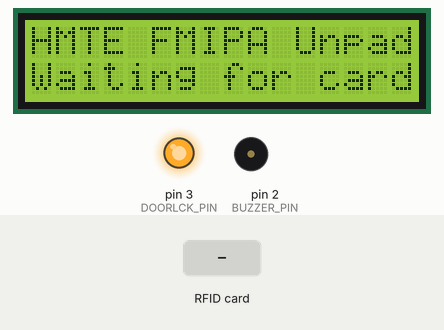
The sketch below on a simulated Arduino Uno, built with avr-gcc and run on an emulated ATmega328P. Shown: 16×2 character LCD, output pins drawn as LEDs (lit = HIGH), buzzer (waves = sounding, pin HIGH). The test bench sets the inputs (shaded band). Pins used as bus, display or sensor lines are not drawn; what the sketch prints to the serial monitor is not drawn.

Above: at 2.2 s.
2.3 s: RFID card 5E 7A 19 C4 held to the reader
At 2.42 s:
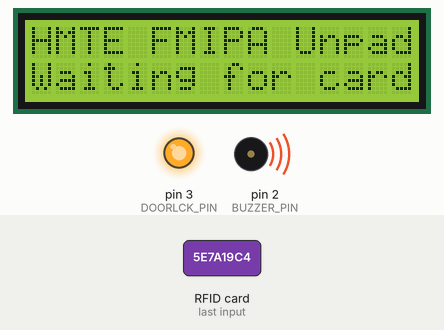
At 4.2 s:
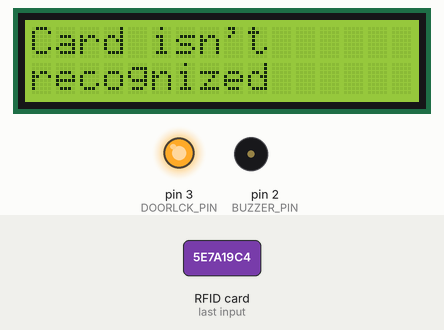
Timing chart, 0 to 5.7 s (numbered marks = the images above; inputs shaded):
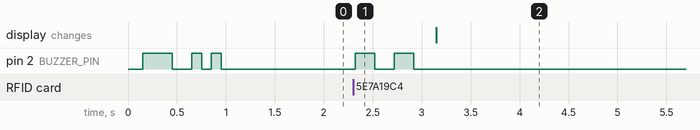

Measured:
- after the input at 2.3 s, pin 2 (BUZZER_PIN): alternates HIGH for 0.20 s and LOW for 0.20 s, 4 changes in all, then stays LOW, starting at once

The sketch:

sketch_feb26f.ino
```cpp
/*
 * Initial Author: ryand1011 (https://github.com/ryand1011)
 *
 * Reads data written by a program such as "rfid_write_personal_data.ino"
 *
 * See: https://github.com/miguelbalboa/rfid/tree/master/examples/rfid_write_personal_data
 *
 * Uses MIFARE RFID card using RFID-RC522 reader
 * Uses MFRC522 - Library
 * -----------------------------------------------------------------------------------------
 *             MFRC522      Arduino       Arduino   Arduino    Arduino          Arduino
 *             Reader/PCD   Uno/101       Mega      Nano v3    Leonardo/Micro   Pro Micro
 * Signal      Pin          Pin           Pin       Pin        Pin              Pin
 * -----------------------------------------------------------------------------------------
 * RST/Reset   RST          9             5         D9         RESET/ICSP-5     RST
 * SPI SS      SDA(SS)      10            53        D10        10               10
 * SPI MOSI    MOSI         11 / ICSP-4   51        D11        ICSP-4           16
 * SPI MISO    MISO         12 / ICSP-1   50        D12        ICSP-1           14
 * SPI SCK     SCK          13 / ICSP-3   52        D13        ICSP-3           15
*/

#include <SPI.h>
#include <MFRC522.h>

#include <Wire.h>
#include <LiquidCrystal_I2C.h>

#define RST_PIN         9           // Configurable, see typical pin layout above
#define SS_PIN          10          // Configurable, see typical pin layout above

#define DOORLCK_PIN     3
#define BUZZER_PIN      2

MFRC522 mfrc522(SS_PIN, RST_PIN);   // Create MFRC522 instance

LiquidCrystal_I2C lcd(0x27, 16, 2);

void setup() {
  Serial.begin(9600);                                           // Initialize serial communications with the PC
  SPI.begin();                                                  // Init SPI bus
  mfrc522.PCD_Init();                                              // Init MFRC522 card
  Serial.println(F("Read personal data on a MIFARE PICC:"));    //shows in serial that it is ready to read
  pinMode(BUZZER_PIN, OUTPUT);
  pinMode(DOORLCK_PIN, OUTPUT);

  digitalWrite(3, HIGH);

  lcd.begin();
  lcd.backlight();

  printLCD("HMTE FMIPA Unpad", "Waiting for card");

  beepOn();
}

MFRC522::MIFARE_Key key;

char nameDB[16][20] = {"ADHI VIARI N    #",
                    "GHUFRON ZAHID M #",
                    "IBNU AMUNA M    #",
                    "ISMAIL AKROMUL J#",
                    "KAMARUDIN ANHAR #",
                    "DINDA FANIASIH S#",
                    "SIGIT TRIWIBOWO #",
                    "M AZIS KARIM    #",
                    "DAVID ADIKUSUMA #",
                    "IVMA SALSABILA  #",
                    "DAVIN D B       #",
                    "LABIB HANAFI    #",
                    "FIKRI RIDA P    #",
                    "MICHAEL A       #",
                    "RAVEDYA AUFA A  #"};

void loop() {

  // Prepare key - all keys are set to FFFFFFFFFFFFh at chip delivery from the factory.

  for (byte i = 0; i < 6; i++) key.keyByte[i] = 0xFF;

  // Look for new cards
  if (!mfrc522.PICC_IsNewCardPresent()) return;
  if (!mfrc522.PICC_ReadCardSerial()) return;

  Serial.println("\n**Card Detected:**");

  mfrc522.PICC_DumpDetailsToSerial(&(mfrc522.uid)); //dump some details about the card

  String nameCard = readCard(1);
  String titleCard = readCard(2);

  Serial.print("Name: ");
  Serial.println(nameCard);

  Serial.print("Title: ");  Serial.println(titleCard);

  if(searchName(nameCard)){
    beepOk();

    printLCD(nameCard, titleCard);

    digitalWrite(DOORLCK_PIN, LOW);
    delay(5000);
    digitalWrite(DOORLCK_PIN, HIGH);
  }else{
    beepFalse();
    lcd.clear();
    printLCD("Card isn't","recognized");
    delay(2000);
  }

  delay(1000);

  printLCD("HMTE FMIPA Unpad", "Waiting for card");

  mfrc522.PICC_HaltA();
  mfrc522.PCD_StopCrypto1();
}

String readCard(byte block){
  MFRC522::StatusCode status;

  byte len=18;
  byte buffer2[18];

  status = mfrc522.PCD_Authenticate(MFRC522::PICC_CMD_MF_AUTH_KEY_A, block, &key, &(mfrc522.uid)); //line 834
  if (status != MFRC522::STATUS_OK) {
    Serial.print(F("Authentication failed: "));
    Serial.println(mfrc522.GetStatusCodeName(status));
    return;
  }

  status = mfrc522.MIFARE_Read(block, buffer2, &len);
  if (status != MFRC522::STATUS_OK) {
    Serial.print(F("Reading failed: "));
    Serial.println(mfrc522.GetStatusCodeName(status));
    return;
  }

  String cardData;

  for (uint8_t i = 0; i < 16; i++) {
    if(buffer2[i] >= 32 && buffer2[i] <= 126){
      char c = buffer2[i];
      cardData += c;
    }
  }
  return cardData;
}

bool searchName(String nameToSearch){

  for(int i=0; i<15; i++){
    String nameDB_str = "";
    for(int j=0; j<16; j++){
      char c = nameDB[i][j];
      if(c == '#') break;
      nameDB_str += c;
    }
    if(nameDB_str == nameToSearch){
      Serial.println("FOUND!!!");
      return true;
      break;
    }
  }
  return false;
}

void printLCD(String line1, String line2){
  lcd.clear();
  lcd.home();
  lcd.print(line1);
  lcd.setCursor(0,1);
  lcd.print(line2);
}

void beepOk(){
  for(int i=0; i<2; i++){
    digitalWrite(BUZZER_PIN, HIGH);
    delay(100);
    digitalWrite(BUZZER_PIN, LOW);
    delay(100);
  }
}

void beepFalse(){
  for(int i=0; i<2; i++){
    digitalWrite(BUZZER_PIN, HIGH);
    delay(200);
    digitalWrite(BUZZER_PIN, LOW);
    delay(200);
  }
}

void beepOn(){
  digitalWrite(BUZZER_PIN, HIGH);
  delay(300);
  digitalWrite(BUZZER_PIN, LOW);
  delay(200);
  for(int i=0; i<2; i++){
    digitalWrite(BUZZER_PIN, HIGH);
    delay(100);
    digitalWrite(BUZZER_PIN, LOW);
    delay(100);
  }
}
```
